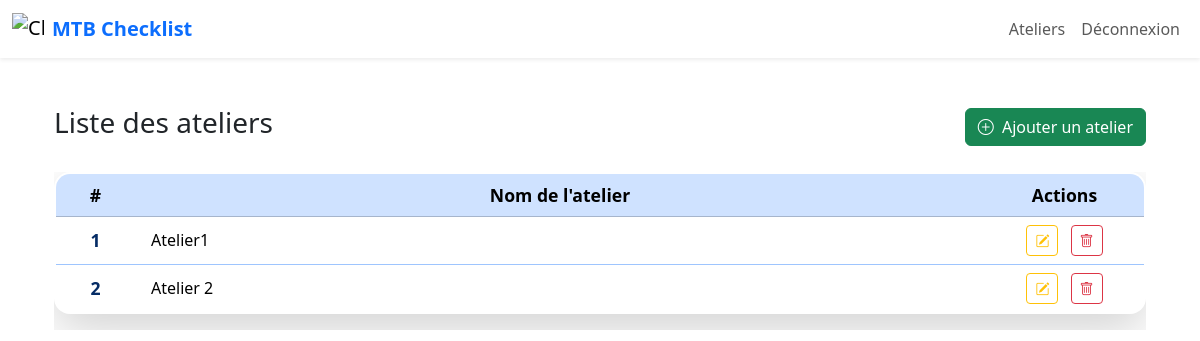
Page /ateliers/ (signed in) on the committed database.
### checklist/models.py (models this page shows, shortened)
class Atelier(models.Model):
    nom = models.CharField(max_length=100)

### checklist/views.py (the view)
# urls.py: path('ateliers/', views.atelier_list, name='atelier_list'),
@login_required
def atelier_list(request):
    ateliers = Atelier.objects.all()
    return render(request, "checklist/atelier_list.html", {"ateliers": ateliers})

### checklist/templates/checklist/atelier_list.html (shortened to what this page needs)
{% extends "base.html" %}
{% block content %}
<div class="container py-4">
  <div class="d-flex justify-content-between align-items-center mb-4">
    <h1 class="h3">Liste des ateliers</h1>
    <a href="{% url 'checklist:ajouter_atelier' %}" class="btn btn-success">
      <i class="bi bi-plus-circle me-1"></i> Ajouter un atelier
    </a>
  </div>
  {% if ateliers %}
    <div class="table-responsive">
      <table class="table table-hover align-middle rounded-4 overflow-hidden shadow-lg border border-2 border-primary-subtle">
        <thead class="table-primary text-primary text-center align-middle">
          <tr style="font-size: 1.1rem;">
            <th style="width: 80px;">#</th>
            <th>Nom de l'atelier</th>
            <th style="width: 160px;">Actions</th>
          </tr>
        </thead>
        <tbody>
          {% for atelier in ateliers %}
            <tr class="bg-white">
              <td class="fw-bold text-center text-primary-emphasis" style="font-size: 1.1rem;">{{ atelier.id }}</td>
              <td class="ps-3">{{ atelier.nom }}</td>
              <td class="text-center">
                <a href="{% url 'checklist:modifier_atelier' atelier.id %}" class="btn btn-sm btn-outline-warning me-2" title="Modifier">
                  <i class="bi bi-pencil-square"></i>
                </a>
                <form method="post" action="{% url 'checklist:supprimer_atelier' atelier.id %}" style="display:inline;" onsubmit="return confirm('Supprimer cet atelier ?');">
                  <button type="submit" class="btn btn-sm btn-outline-danger" title="Supprimer">
                    <i class="bi bi-trash"></i>
                  </button>
                </form>
              </td>
            </tr>
          {% endfor %}
        </tbody>
      </table>
    </div>
  {% else %}
    <div class="alert alert-info">Aucun atelier pour l'instant.</div>
  {% endif %}
</div>
{% endblock %}

### rows in the picture
Atelier: id "1", nom "Atelier1"
Atelier: id "2", nom "Atelier 2"
